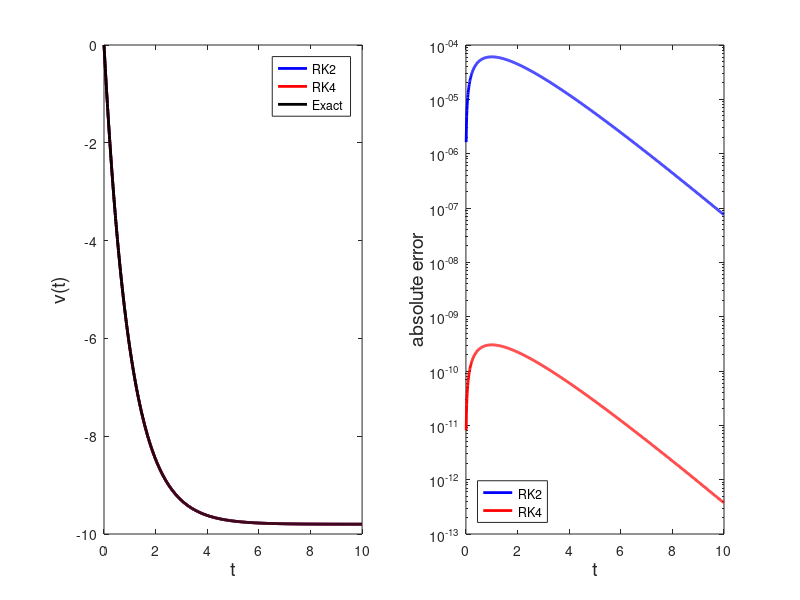

Write MATLAB code to recreate this figure.
%**************************************************************************
%*     Example 5.2                                                        *
%*     filename: ch05pr02.m                                               *
%*     program listing number: 5.2                                        *
%*                                                                        *
%*     This program solves Newton equation for a falling object           *
%*     using Runge-Kutta 2nd and 4th order methods.                       *
%*        m = mass of the object                                          *
%*        g = acceleration due to gravity                                 *
%*        gamma = frictional coefficient                                  *
%*                                                                        *
%*     Programed by Ryoichi Kawai for Computational Physics Course        *
%*     Revised on 01/07/2014.                                             *
%**************************************************************************
clear all;

% system parameters
gamma=1.0;
g=9.8;
m=1.0;

% intial condition
v_rk2(1)=0.0;
v_rk4(1)=0.0;
v_pc(1)=0.0;
t(1)=0.0;

% integration parameters
tmax=10; % maximum time
N=1000;  % maximum steps
h=tmax/N;% time step

for i=1:N-1
    t(i+1)=t(i)+h;  % time increment
    
    % Runge-Kutta 2nd order
    k1=-gamma*v_rk2(i)/m-g; 
    v_mid=v_rk2(i)+k1*h/2;
    
    k2=-gamma*v_mid/m-g;
    v_rk2(i+1)=v_rk2(i)+k2*h;
    
    % RUnge-Kutta 4th order
    k1=-gamma*v_rk4(i)/m-g; 
    v_mid=v_rk4(i)+k1*h/2;
    
    k2=-gamma*v_mid/m-g;
    v_mid=v_rk4(i)+k2*h/2;

    k3=-gamma*v_mid/m-g;
    v_end=v_rk4(i)+k3*h;
    
    k4=-gamma*v_end/m-g;
    v_rk4(i+1)=v_rk4(i)+h/6*(k1+2*(k2+k3)+k4);
        
    % Exact solution
    v_ex(i+1)=m*g/gamma*(exp(-gamma*t(i+1))-1);
end

subplot(1,2,1);
q=plot(t,v_rk2,t,v_rk4,t,v_ex);
xlabel('t','fontsize',14);
ylabel('v(t)','fontsize',14);
set(q(1),'Color','blue','Linewidth',2);
set(q(2),'Color','red','Linewidth',2);
set(q(3),'Color','black','Linewidth',2)
legend(q,{'RK2','RK4','Exact'});
legend(q,'Location','NorthEast');

subplot(1,2,2);
% Plot the absolute errors
p=semilogy(t,abs(v_rk2-v_ex),t,abs(v_rk4-v_ex));

% Plotting options
xlabel('t','fontsize',14);
ylabel('absolute error','fontsize',14);
set(p(1),'Color','blue','Linewidth',2);
set(p(2),'Color','red','Linewidth',2);
legend(p,{'RK2','RK4'});
legend(p,'Location','SouthWest');